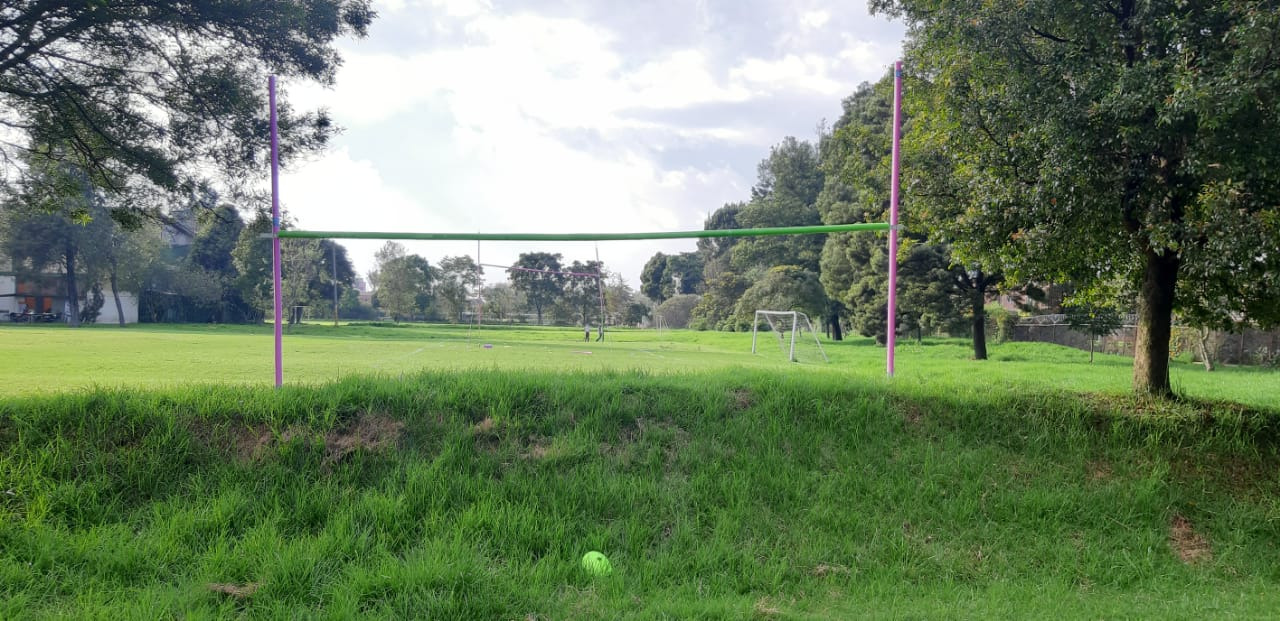
#> input picture images/1.jpeg, 1280 x 621 px, given in place of the camera
$ python main.py
#> lines starting #> are read from the running program, lines starting #| are printed output that depends on the picture; after the words box and inside, x2 and y2 are one past the last pixel; in counts of white or black regions, pixels touching at a corner belong together
### stack_images.py
#Funcion que organiza las imagenes en una misma ventana de forma ordenada

import cv2
import numpy as np

def empty(a):
    pass

def stackImages(scale, imgArray):
    rows = len(imgArray)
    cols = len(imgArray[0])
    rowsAvailable = isinstance(imgArray[0], list)
    width = imgArray[0][0].shape[1]
    height = imgArray[0][0].shape[0]
    if rowsAvailable:
        for x in range(0, rows):
            for y in range(0, cols):
                if imgArray[x][y].shape[:2] == imgArray[0][0].shape[:2]:
                    imgArray[x][y] = cv2.resize(imgArray[x][y], (0, 0), None, scale, scale)
                else:
                    imgArray[x][y] = cv2.resize(imgArray[x][y], (imgArray[0][0].shape[1], imgArray[0][0].shape[0]),
                                                None, scale, scale)
                if len(imgArray[x][y].shape) == 2: imgArray[x][y] = cv2.cvtColor(imgArray[x][y], cv2.COLOR_GRAY2BGR)
        imageBlank = np.zeros((height, width, 3), np.uint8)
        hor = [imageBlank] * rows
        hor_con = [imageBlank] * rows
        for x in range(0, rows):
            hor[x] = np.hstack(imgArray[x])
        ver = np.vstack(hor)
    else:
        for x in range(0, rows):
            if imgArray[x].shape[:2] == imgArray[0].shape[:2]:
                imgArray[x] = cv2.resize(imgArray[x], (0, 0), None, scale, scale)
            else:
                imgArray[x] = cv2.resize(imgArray[x], (imgArray[0].shape[1], imgArray[0].shape[0]), None, scale, scale)
            if len(imgArray[x].shape) == 2: imgArray[x] = cv2.cvtColor(imgArray[x], cv2.COLOR_GRAY2BGR)
        hor = np.hstack(imgArray)
        ver = hor
    return ver

### main.py
# Antes de la competencia, ajustar los rangos de colores HSV con ayuda de los controles deslizables (sliders)
# para obtener una máscara nítida en función de los colores del entorno que capture la camara del Zagi.

import cv2
import numpy as np
from stack_images import stackImages

# Rangos HSV
lowerGreen = np.array([40, 72, 59])
upperGreen = np.array([77, 255, 255])
lowerPink = np.array([150, 84, 180])
upperPink = np.array([179, 255, 255])
cap = cv2.VideoCapture(0)

# Asigna resolusion de la camara
cap.set(3, 480)
cap.set(4, 320)
_, frame = cap.read()
#> frame is the input picture: shape (621, 1280, 3); mean B, G, R 96.6, 126.7, 107.7
row, cols, _ = frame.shape
centerHorizontal = cols // 2
centerVertical = row // 2

# ----- Función que clasifica y ordena los contornos por color, tambien hace el cálculo por donde tiene que pasar el Zagi -----
def getContours(imgContour, img, label):

    listContour = []
    listHorizontal = []
    listVertical = []
    contours,hierarchy = cv2.findContours(img,cv2.RETR_EXTERNAL,cv2.CHAIN_APPROX_NONE)
    for cnt in contours:
        area = cv2.contourArea(cnt)
        #print(area)
        if area>300:
            cv2.drawContours(imgContour, cnt, -1, (0, 0, 0), 5)
            peri = cv2.arcLength(cnt,True)
            approx = cv2.approxPolyDP(cnt,0.02*peri,True)
            x, y, w, h = cv2.boundingRect(approx)
            cv2.rectangle(imgContour,(x,y),(x+w,y+h),(0,255,0),5)
            if w > h:
                position = True
            else:
                position = False

            #Coloca el nombre del color del contorno
            cv2.putText(imgContour,str(position),
                        (x+(w//2)-10,y+(h//2)-10),cv2.FONT_HERSHEY_COMPLEX,1,
                        (0,255,255),2)

            listData = (position, x, y, w, h)

            #listado de tuplas (posiciones de contornos)
            listContour.append(listData)

            #listado de contornos horizontales
            if listData[0]:
                listHorizontal.append(listData)
            else:
                listVertical.append(listData)

    #Ordena todos los contornos en funcion de las coordenadas (x, y)
    listContour.sort(key=lambda x: x[4])
    listHorizontal.sort(key=lambda x: x[1] + x[2])
    listVertical.sort(key=lambda x: x[1] + x[2])
    #print(listContour)

    try:
        # Variables de mensajes
        message = ''
        message_obs = ''

        # Variables de correccion
        correction_horizontal = 0
        correction_vertical = 0

        #Coordenadas. El simbolo ° representan los puntos del obstaculo con coordenadas (x1,y1), (x2,y2) y (0, y3)

        #   °(x1,y1)
        #   ||         ||
        #   ||         ||
        #   || (0, y3) ||
        #   ||----°----||
        #   ||---------||
        #   ||         ||
        #              ° (x2,y2)

        x1 = listVertical[0][1]+ listVertical[0][3]
        x2 = listVertical[-1][1]
        y1 = listVertical[0][2]
        y2 = listVertical[-1][2] + listVertical[-1][4]

        x_center = x1 + abs(x2 - x1) // 2
        y_center = y1 + abs(y2 - y1) // 2

        if len(listHorizontal) == 0:
            # Rectangulo direccion Zagi y posicionamiento del centro
            cv2.circle(imgContour, (x_center, y_center), 10, (0, 0, 255), cv2.FILLED)
            cv2.rectangle(imgContour, (x1,y1),(x2,y2), (0, 0, 255), 2)

        else:
            y3 = listHorizontal[0][2] + (listHorizontal[0][4] // 2)
            y_up_center = y1 + abs(y3 - y1) // 2
            y_down_center = y2 - abs(y2 - y3) // 2

            if(y3 > y_center): #Si el obstaculo esta abajo
                cv2.circle(imgContour, (x_center, y_up_center), 10, (0, 0, 255), cv2.FILLED)
                cv2.rectangle(imgContour, (x1,y1),(x2,y3), (0, 0, 255), 2)

                #Correccion vertical
                if y_up_center > centerVertical:
                    correction_vertical = - abs(y_up_center - centerVertical) / centerVertical
                else:
                    correction_vertical = 1 - (y_up_center / centerVertical)

            elif(y3 < y_center): #Si el obstaculo esta arriba
                cv2.circle(imgContour, (x_center, y_down_center), 10, (0, 0, 255), cv2.FILLED)
                cv2.rectangle(imgContour, (x1,y3),(x2,y2), (0, 0, 255), 2)

                #Correccion vertical
                if y_down_center > centerVertical:
                    correction_vertical = - abs(y_down_center - centerVertical) / centerVertical
                else:
                    correction_vertical = 1 - (y_down_center / centerVertical)

            # La correccion es un numero entre -1 y 1, donde 0 es el la superposicion de la coordenada del
            # centro de la camara y la coordenada del centro del obstaculo
            if x_center > centerHorizontal:
                correction_horizontal = - abs(x_center - centerHorizontal) / centerHorizontal
            else:
                correction_horizontal = 1 - (x_center / centerHorizontal)


            print(f'correccion: ({correction_horizontal:.2f}%, {correction_vertical:.2f}%)')

            ##
            #   A partir de la CORRECION se crea un controlador PID para el seguimiento de la coordenada
            #   del obstaculo.
            #

    except:
        # Sin contornos
        pass
#----------------------------------------------------------------BUCLE------------------------------------------------------------------
while True:
    #Frames
    ret, img = cap.read()
    #img = imgobs
    imgContour = img.copy()
    blurred_gaussian = cv2.GaussianBlur(img, (9, 9), 2)
    imgHSV = cv2.cvtColor(blurred_gaussian, cv2.COLOR_BGR2HSV)
#> imgHSV: shape (621, 1280, 3); mean H, S, V 60.8, 86.1, 128.8
    imgAux = np.zeros_like(img)

    # Mascaras
    greenMask = cv2.inRange(imgHSV, lowerGreen, upperGreen)
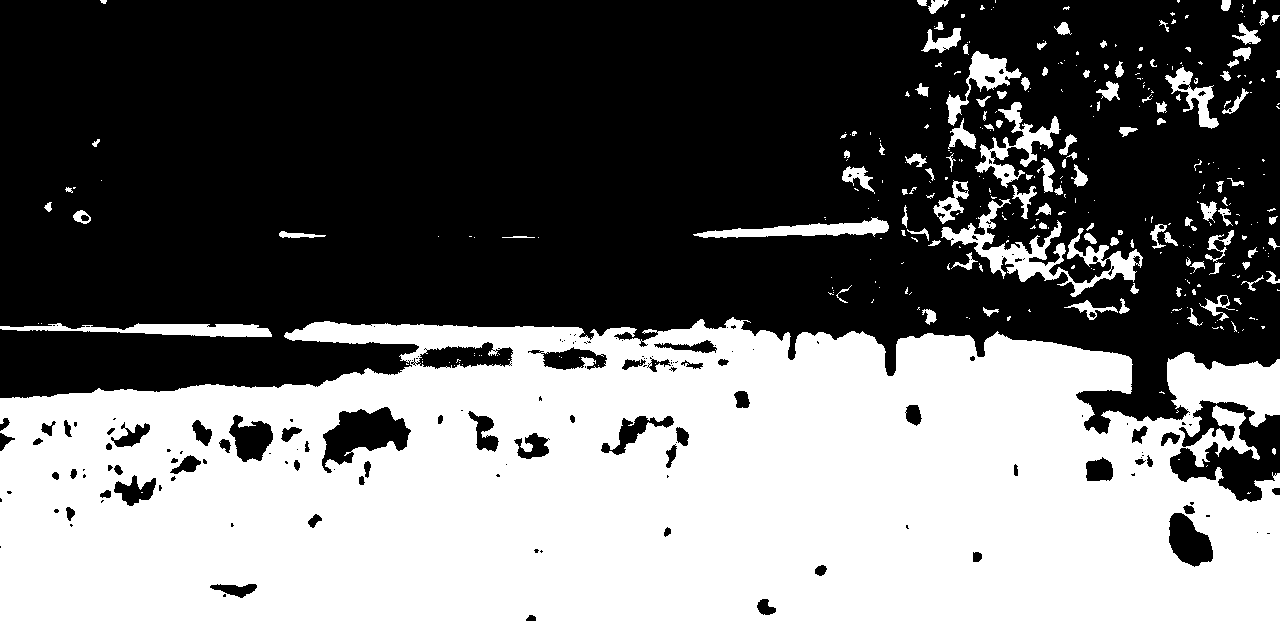
#> greenMask: shape (621, 1280); 42.8% white; 344 white regions (233 under 20 px), largest, box (x1, y1, x2, y2) and area: (0, 317, 1280, 621) 316327, (941, 199, 1143, 297) 4456, (0, 323, 272, 337) 2117
    pinkMask = cv2.inRange(imgHSV, lowerPink, upperPink)
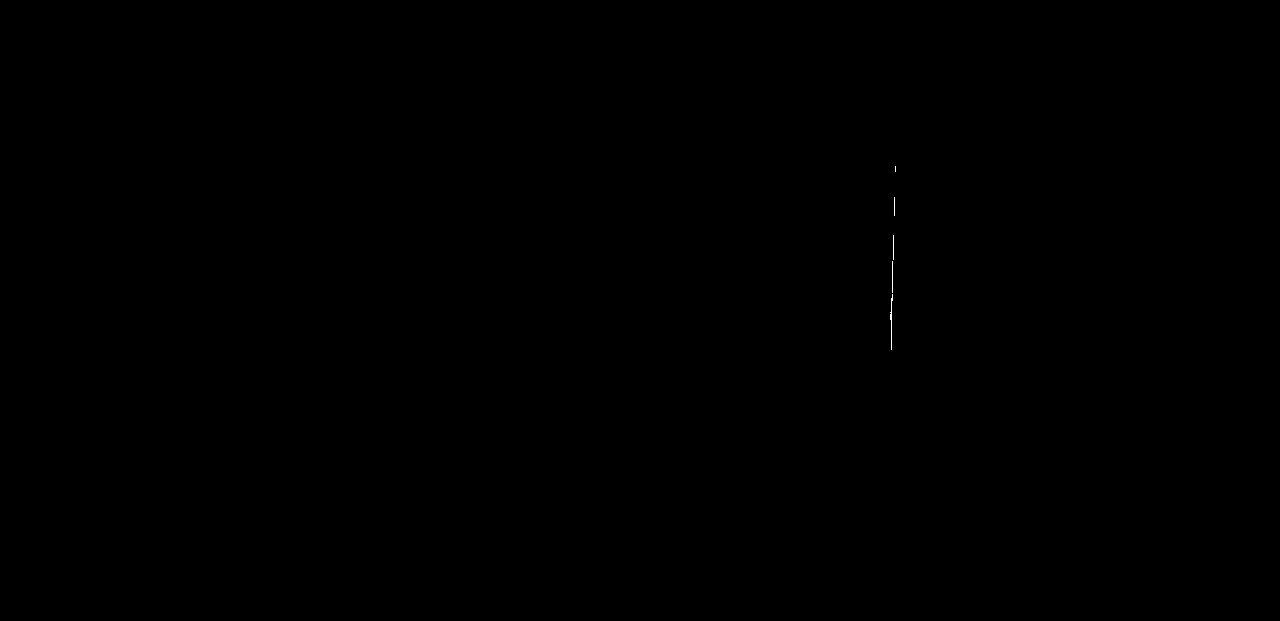
#> pinkMask: shape (621, 1280); 0.02% white in thin lines or dots, all inside (x1, y1, x2, y2) = (890, 166, 896, 350)
    mask = cv2.bitwise_or(greenMask, pinkMask) #Une las dos mascaras (verde y rosada)
#> mask: shape (621, 1280); 42.8% white; 349 white regions (235 under 20 px)

    # Obtiene los contornos de las mascara clasificados por color
    # getContours(imgContour, mask)
    getContours(imgContour, mask, "PINK")
#> in getContours, `contours,hierarchy = cv2.findContours(img,cv2.RETR_EXTERNAL,cv2.CHAIN_..`: contours = 328 contours, 241 with area under 20; largest, box (x1, y1, x2, y2) and area: (0, 317, 1280, 621) 331183, (941, 199, 1143, 297) 3970, (0, 323, 272, 337) 1834, (975, 102, 1061, 188) 1702, (693, 217, 889, 238) 1651
#> the loop in getContours, `for cnt in contours:` made 328 passes
#> (area, peri, approx, x, y, w, h, position) on passes 14, 126: (1834, 610.7, [[0, 326], [271, 336]], 0, 326, 272, 11, True), (1651, 438.8, [[888, 225], [693, 234], [874, 236]], 693, 225, 196, 12, True)
#> after the loop in getContours, `for cnt in contours:`:
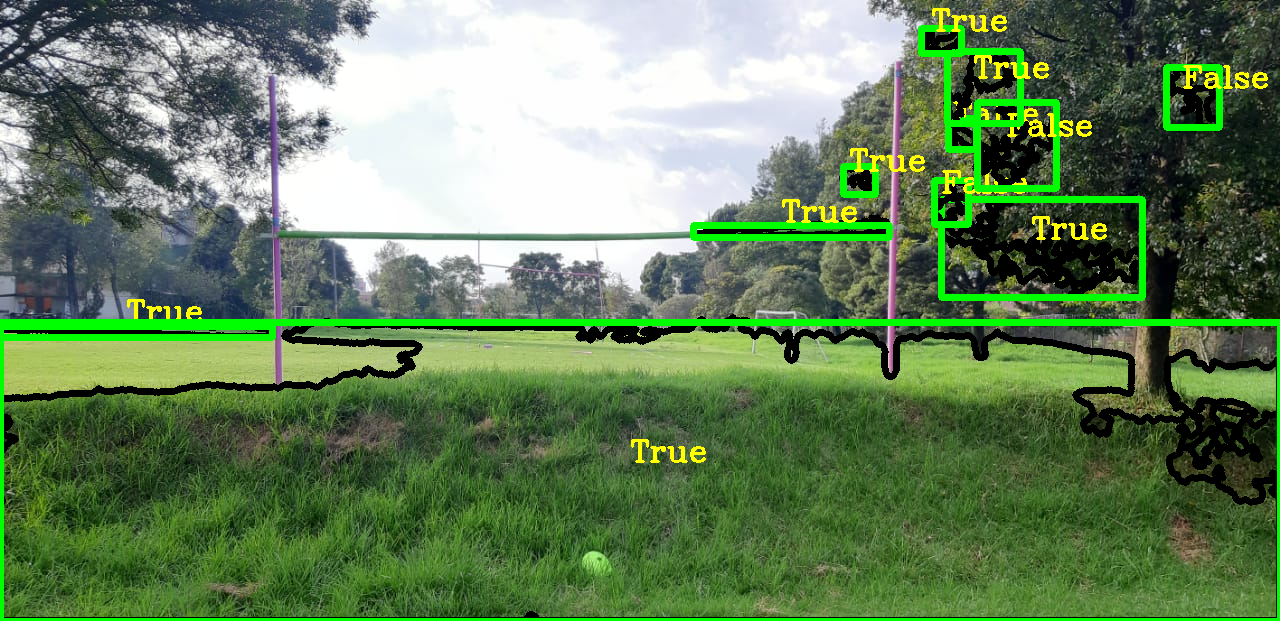
#> imgContour: shape (621, 1280, 3); 9.52% of pixels changed, all inside (x1, y1, x2, y2) = (0, 8, 1280, 621)
#> after the loop in getContours, `for cnt in contours:`: listContour = 11 items, first 6: (True, 0, 326, 272, 11), (True, 0, 322, 1280, 299), (True, 693, 225, 196, 12), (True, 941, 199, 201, 98), (False, 934, 180, 34, 44), (True, 843, 166, 32, 28); listHorizontal = [(True, 0, 326, 272, 11), (True, 0, 322, 1280, 299), (True, 693, 225, 196, 12), (True, 941, 199, 201, 98), (True, 843, 166, 32, 28), (True, 947, 51, 73, 72), (True, 921, 28, 40, 25)]; listVertical = [(False, 934, 180, 34, 44), (False, 948, 118, 28, 31), (False, 977, 102, 79, 86), (False, 1166, 67, 53, 60)]
#> in getContours, `x1 = listVertical[0][1]+ listVertical[0][3]`: x1 = 976
#> in getContours, `x2 = listVertical[-1][1]`: x2 = 1166
#> in getContours, `y1 = listVertical[0][2]`: y1 = 118
#> in getContours, `y2 = listVertical[-1][2] + listVertical[-1][4]`: y2 = 127
#> in getContours, `x_center = x1 + abs(x2 - x1) // 2`: x_center = 1071
#> in getContours, `y_center = y1 + abs(y2 - y1) // 2`: y_center = 122
#> in getContours, `y3 = listHorizontal[0][2] + (listHorizontal[0][4] // 2)`: y3 = 471
#> in getContours, `y_up_center = y1 + abs(y3 - y1) // 2`: y_up_center = 294
#> in getContours, `y_down_center = y2 - abs(y2 - y3) // 2`: y_down_center = -45
#> in getContours, `correction_vertical = 1 - (y_up_center / centerVertical)`: correction_vertical = 0.0516
#> in getContours, `correction_horizontal = - abs(x_center - centerHorizontal) / centerHor..`: correction_horizontal = -0.673
#| correccion: (-0.67%, 0.05%)
    #getContours(imgContour, greenMask, "GREEN")


    # Interseccion de mascara e imagen orginal(BGR)
    result = cv2.bitwise_and(img, img, mask=mask)
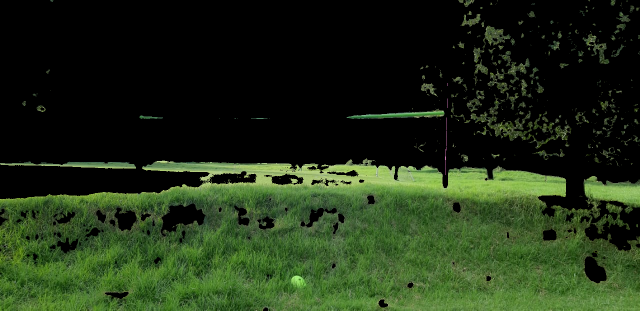
#> result: shape (621, 1280, 3) (shown at 1/2 size); mean B, G, R 21.9, 47.1, 32.1

    # Muestra matriz de imagenes
    imgStack = stackImages(0.4, ([result, imgContour]))
#> in stackImages, `rows = len(imgArray)`: rows = 2
#> in stackImages, `cols = len(imgArray[0])`: cols = 621
#> in stackImages, `rowsAvailable = isinstance(imgArray[0], list)`: rowsAvailable = False
#> after the loop in stackImages, `for x in range(0, rows):`: imgArray = 2 items
#> in stackImages, `hor = np.hstack(imgArray)`:
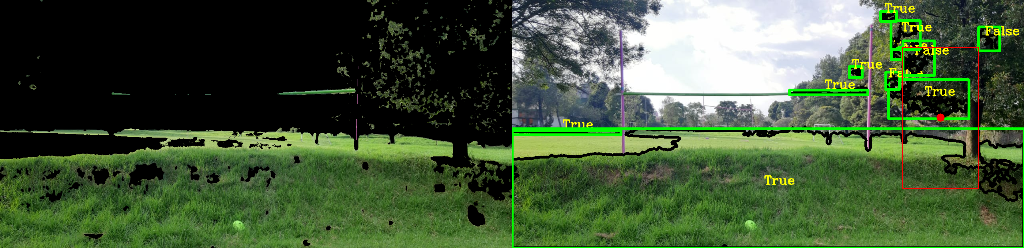
#> hor: shape (248, 1024, 3); mean of channels 0, 1, 2 55.9, 87.8, 67.1; drawn as B, G, R
    cv2.imshow('obstaculo verde', imgStack)

    if cv2.waitKey(1) & 0xff == ord('q'):
#> (key q is pressed here)
        break

cap.release()
cv2.destroyAllWindows()

$ run again, on images/2.jpeg
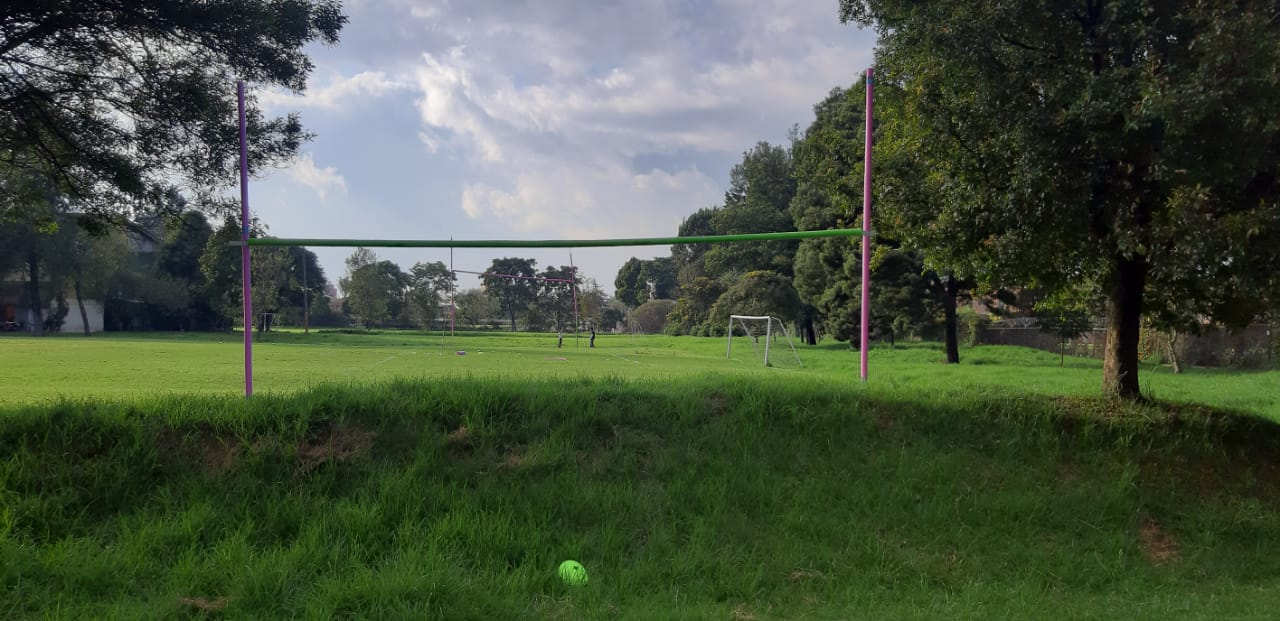
#> input picture images/2.jpeg, 1280 x 621 px, given in place of the camera
#> frame is the input picture: shape (621, 1280, 3); mean B, G, R 64.7, 83.9, 72
#> imgHSV: shape (621, 1280, 3); mean H, S, V 64.2, 96.6, 87.5
#> `greenMask = cv2.inRange(imgHSV, lowerGreen, upperGreen)`:
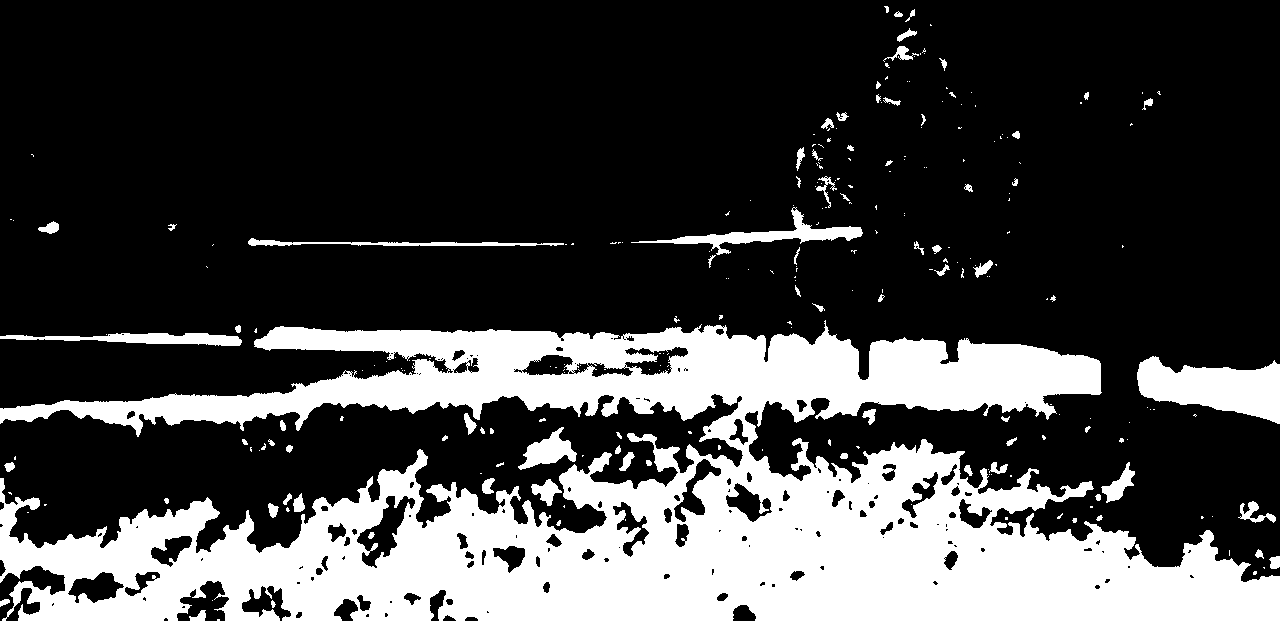
#> greenMask: shape (621, 1280); 26.5% white; 258 white regions (176 under 20 px)
#> pinkMask: shape (621, 1280); every value is 0
#> contours = 239 contours, 187 with area under 20; largest, box (x1, y1, x2, y2) and area: (0, 320, 1280, 621) 201390, (1137, 356, 1280, 424) 5732, (631, 207, 863, 255) 1938, (0, 333, 242, 346) 1496, (518, 427, 577, 470) 1068
#> the loop in getContours, `for cnt in contours:` made 239 passes
#> (area, peri, approx, x, y, w, h, position) on passes 96, 101, 145: (1496, 509.9, [[0, 336], [241, 342]], 0, 336, 242, 7, True), (201389.5, 10675.8, [[1279, 576], [0, 408]], 0, 408, 1280, 169, True), (681.5, 659.9, [[248, 241], [563, 244]], 248, 241, 316, 4, True)
#> after the loop in getContours, `for cnt in contours:`: listContour = [(True, 532, 479, 30, 27), (False, 1101, 462, 34, 41), (True, 518, 427, 57, 41), (True, 1139, 356, 141, 68), (True, 0, 336, 242, 7), (True, 0, 408, 1280, 169), (True, 248, 241, 316, 4), (True, 631, 207, 232, 48)]; listHorizontal = [(True, 532, 479, 30, 27), (True, 518, 427, 57, 41), (True, 1139, 356, 141, 68), (True, 0, 336, 242, 7), (True, 0, 408, 1280, 169), (True, 248, 241, 316, 4), (True, 631, 207, 232, 48)]; listVertical = [(False, 1101, 462, 34, 41)]
#> x1 = 1135
#> x2 = 1101
#> y1 = 462
#> y2 = 503
#> x_center = 1152
#> y_center = 482
#> y3 = 339
#> y_up_center = 523
#> y_down_center = 421
#> correction_vertical = -0.358
#> correction_horizontal = -0.8
#| correccion: (-0.80%, -0.36%)
#> rows = 2
#> in stackImages, `cols = len(imgArray[0])`: cols = 621
#> rowsAvailable = False
#> after the loop in stackImages, `for x in range(0, rows):`: imgArray = 2 items
#> in stackImages, `hor = np.hstack(imgArray)`:
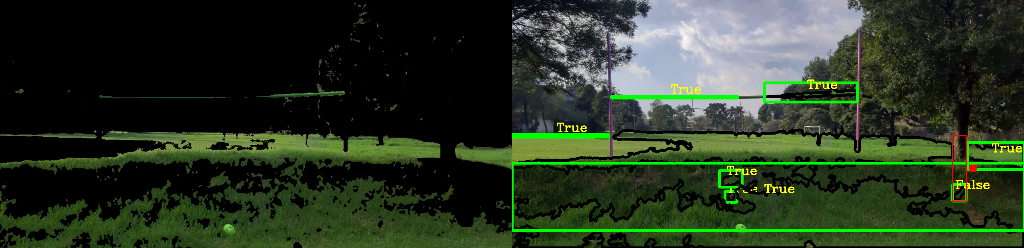
#> hor: shape (248, 1024, 3); mean of channels 0, 1, 2 34.4, 54.4, 41; drawn as B, G, R
